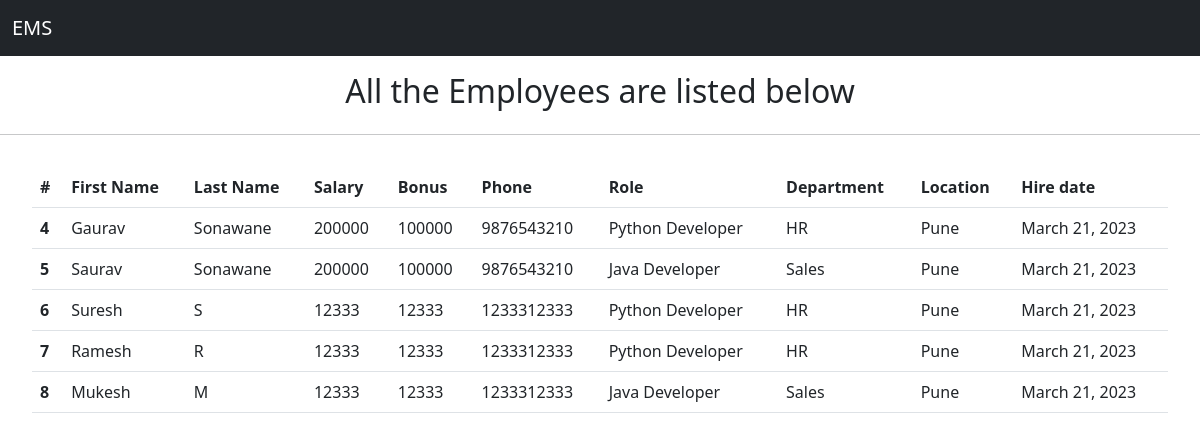
The app's page /all_emp with its own data.
### emp_app/models.py (models this page shows, shortened)
class Employee(models.Model):
    first_name = models.CharField(max_length=100, null=False)
    last_name = models.CharField(max_length=100)
    dept = models.ForeignKey(Department, on_delete=models.CASCADE)
    salary = models.CharField(max_length=100)
    bonus = models.IntegerField(default=0)
    role = models.ForeignKey(Role, on_delete=models.CASCADE)
    phone = models.IntegerField(default=0)
    hire_date = models.DateField()

class Role(models.Model):
    name = models.CharField(max_length=100, null=False)

class Department(models.Model):
    name = models.CharField(max_length=100, null=False)
    location = models.CharField(max_length=100)

### emp_app/views.py (the view)
# urls.py: path('all_emp', views.all_emp, name='all_emp'),
def all_emp(request):
    emps = Employee.objects.all()
    context = {
        'emps': emps
    }
    return render(request, 'view_all_emp.html', context)

### emp_app/templates/view_all_emp.html (shortened to what this page needs)
{% load static %}
<!DOCTYPE html>
<html lang="en">
<head>
    <link href="https://cdn.jsdelivr.net/npm/bootstrap@5.3.0-alpha1/dist/css/bootstrap.min.css" rel="stylesheet"
>
    <link rel="stylesheet" href="{%static 'view_all_emps.css'%}">
</head>
<body>
<header>
    <nav class="navbar navbar-expand-lg bg-dark" data-bs-theme="dark">
        <div class="container-fluid">
            <a class="navbar-brand" href="/">EMS</a>
        </div>
    </nav>
</header>
<div class="center">
    <h2>All the Employees are listed below</h2>
</div>
    <hr>
    <div class="table_cont">
        <table class="table">
            <thead>
            <tr>
                <th scope="col">#</th>
                <th scope="col">First Name</th>
                <th scope="col">Last Name</th>
                <th scope="col">Salary</th>
                <th scope="col">Bonus</th>
                <th scope="col">Phone</th>
                <th scope="col">Role</th>
                <th scope="col">Department</th>
                <th scope="col">Location</th>
                <th scope="col">Hire date</th>
            </tr>
            </thead>
            {% for emp in emps %}
            <tbody>
            <tr>
                <th scope="row">{{emp.id}}</th>
                <td>{{emp.first_name}}</td>
                <td>{{emp.last_name}}</td>
                <td>{{emp.salary}}</td>
                <td>{{emp.bonus}}</td>
                <td>{{emp.phone}}</td>
                <td>{{emp.role.name}}</td>
                <td>{{emp.dept.name}}</td>
                <td>{{emp.dept.location}}</td>
                <td>{{emp.hire_date}}</td>
            </tr>
            </tbody>
            {% endfor %}
        </table>
    </div>
</body>
</html>

### emp_app/static/view_all_emps.css (style rules this page uses)
.center { display:flex; justify-content:center; margin-top:1rem; }
.table_cont { display:flex; justify-content:center; margin:2rem; }

### records on screen
Employee: id "4", first_name "Gaurav", last_name "Sonawane", salary "200000", bonus "100000", phone "9876543210", role.name "Python Developer", dept.name "HR", dept.location "Pune", hire_date "March 21, 2023"
Employee: id "5", first_name "Saurav", last_name "Sonawane", salary "200000", bonus "100000", phone "9876543210", role.name "Java Developer", dept.name "Sales", dept.location "Pune", hire_date "March 21, 2023"
Employee: id "6", first_name "Suresh", last_name "S", salary "12333", bonus "12333", phone "1233312333", role.name "Python Developer", dept.name "HR", dept.location "Pune", hire_date "March 21, 2023"
Employee: id "7", first_name "Ramesh", last_name "R", salary "12333", bonus "12333", phone "1233312333", role.name "Python Developer", dept.name "HR", dept.location "Pune", hire_date "March 21, 2023"
Employee: id "8", first_name "Mukesh", last_name "M", salary "12333", bonus "12333", phone "1233312333", role.name "Java Developer", dept.name "Sales", dept.location "Pune", hire_date "March 21, 2023"
